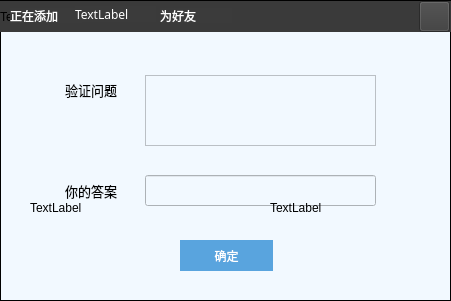
     <widget class="QWidget" name="widget_9" native="true">
      <property name="geometry">
       <rect>
        <x>60</x>
        <y>20</y>
        <width>451</width>
        <height>301</height>
       </rect>
      </property>
      <property name="styleSheet">
       <string notr="true">background-color: rgb(242, 249, 255);</string>
      </property>
      <widget class="QPushButton" name="pushButton_23">
       <property name="geometry">
        <rect>
         <x>419</x>
         <y>1</y>
         <width>31</width>
         <height>31</height>
        </rect>
       </property>
       <property name="styleSheet">
        <string notr="true">QPushButton{border-image: url(:/image/close.png);background: rgb(60, 60, 60);}
QPushButton:hover{background: rgb(100, 100, 100);}</string>
       </property>
       <property name="text">
        <string/>
       </property>
      </widget>
      <widget class="QLabel" name="label_33">
       <property name="geometry">
        <rect>
         <x>0</x>
         <y>0</y>
         <width>451</width>
         <height>301</height>
        </rect>
       </property>
       <property name="styleSheet">
        <string notr="true">border:1px solid;</string>
       </property>
       <property name="text">
        <string/>
       </property>
      </widget>
      <widget class="QTextEdit" name="textEdit_2">
       <property name="geometry">
        <rect>
         <x>145</x>
         <y>75</y>
         <width>231</width>
         <height>71</height>
        </rect>
       </property>
       <property name="font">
        <font>
         <family>微软雅黑</family>
         <pointsize>10</pointsize>
        </font>
       </property>
       <property name="styleSheet">
        <string notr="true"/>
       </property>
       <property name="textInteractionFlags">
        <set>Qt::NoTextInteraction</set>
       </property>
      </widget>
      <widget class="QLineEdit" name="lineEdit_3">
       <property name="geometry">
        <rect>
         <x>145</x>
         <y>175</y>
         <width>231</width>
         <height>31</height>
        </rect>
       </property>
       <property name="font">
        <font>
         <family>微软雅黑</family>
         <pointsize>10</pointsize>
        </font>
       </property>
      </widget>
      <widget class="QLabel" name="label_34">
       <property name="geometry">
        <rect>
         <x>65</x>
         <y>80</y>
         <width>71</width>
         <height>20</height>
        </rect>
       </property>
       <property name="font">
        <font>
         <family>微软雅黑</family>
         <pointsize>10</pointsize>
        </font>
       </property>
       <property name="text">
        <string>验证问题</string>
       </property>
      </widget>
      <widget class="QLabel" name="label_35">
       <property name="geometry">
        <rect>
         <x>65</x>
         <y>180</y>
         <width>71</width>
         <height>21</height>
        </rect>
       </property>
       <property name="font">
        <font>
         <family>微软雅黑</family>
         <pointsize>10</pointsize>
        </font>
       </property>
       <property name="text">
        <string>你的答案</string>
       </property>
      </widget>
      <widget class="QPushButton" name="pushButton_24">
       <property name="geometry">
        <rect>
         <x>180</x>
         <y>240</y>
         <width>93</width>
         <height>31</height>
        </rect>
       </property>
       <property name="font">
        <font>
         <family>微软雅黑</family>
        </font>
       </property>
       <property name="styleSheet">
        <string notr="true">QPushButton{border-style:none;background: rgb(89, 164, 222);color: rgb(255, 255, 255);}
QPushButton:hover{background:rgb(100, 178, 232);color: rgb(255, 255, 255);}</string>
       </property>
       <property name="text">
        <string>确定</string>
       </property>
      </widget>
      <widget class="QLabel" name="label_39">
       <property name="geometry">
        <rect>
         <x>10</x>
         <y>8</y>
         <width>72</width>
         <height>15</height>
        </rect>
       </property>
       <property name="font">
        <font>
         <family>微软雅黑</family>
        </font>
       </property>
       <property name="styleSheet">
        <string notr="true">color: rgb(255, 255, 255);
background-color: rgb(59, 59, 59);</string>
       </property>
       <property name="text">
        <string>正在添加</string>
       </property>
      </widget>
      <widget class="QLabel" name="label_40">
       <property name="geometry">
        <rect>
         <x>75</x>
         <y>6</y>
         <width>81</width>
         <height>16</height>
        </rect>
       </property>
       <property name="font">
        <font>
         <family>微软雅黑</family>
        </font>
       </property>
       <property name="styleSheet">
        <string notr="true">color: rgb(255, 255, 255);
background-color: rgb(59, 59, 59);</string>
       </property>
       <property name="text">
        <string>TextLabel</string>
       </property>
      </widget>
      <widget class="QLabel" name="label_41">
       <property name="geometry">
        <rect>
         <x>160</x>
         <y>8</y>
         <width>72</width>
         <height>15</height>
        </rect>
       </property>
       <property name="font">
        <font>
         <family>微软雅黑</family>
        </font>
       </property>
       <property name="styleSheet">
        <string notr="true">color: rgb(255, 255, 255);
background-color: rgb(59, 59, 59);</string>
       </property>
       <property name="text">
        <string>为好友</string>
       </property>
      </widget>
      <widget class="QLabel" name="label_42">
       <property name="geometry">
        <rect>
         <x>30</x>
         <y>200</y>
         <width>72</width>
         <height>15</height>
        </rect>
       </property>
       <property name="styleSheet">
        <string notr="true">background:transparent;</string>
       </property>
       <property name="text">
        <string>TextLabel</string>
       </property>
      </widget>
      <widget class="QLabel" name="label_43">
       <property name="geometry">
        <rect>
         <x>270</x>
         <y>200</y>
         <width>72</width>
         <height>15</height>
        </rect>
       </property>
       <property name="styleSheet">
        <string notr="true">background:transparent;</string>
       </property>
       <property name="text">
        <string>TextLabel</string>
       </property>
      </widget>
      <widget class="QLabel" name="label_52">
       <property name="geometry">
        <rect>
         <x>0</x>
         <y>1</y>
         <width>451</width>
         <height>31</height>
        </rect>
       </property>
       <property name="styleSheet">
        <string notr="true">background-color: rgb(58, 58, 58);</string>
       </property>
       <property name="text">
        <string>TextLabel</string>
       </property>
      </widget>
      <zorder>label_33</zorder>
      <zorder>label_52</zorder>
      <zorder>pushButton_23</zorder>
      <zorder>textEdit_2</zorder>
      <zorder>lineEdit_3</zorder>
      <zorder>label_34</zorder>
      <zorder>label_35</zorder>
      <zorder>pushButton_24</zorder>
      <zorder>label_39</zorder>
      <zorder>label_40</zorder>
      <zorder>label_41</zorder>
      <zorder>label_42</zorder>
      <zorder>label_43</zorder>
     </widget>
